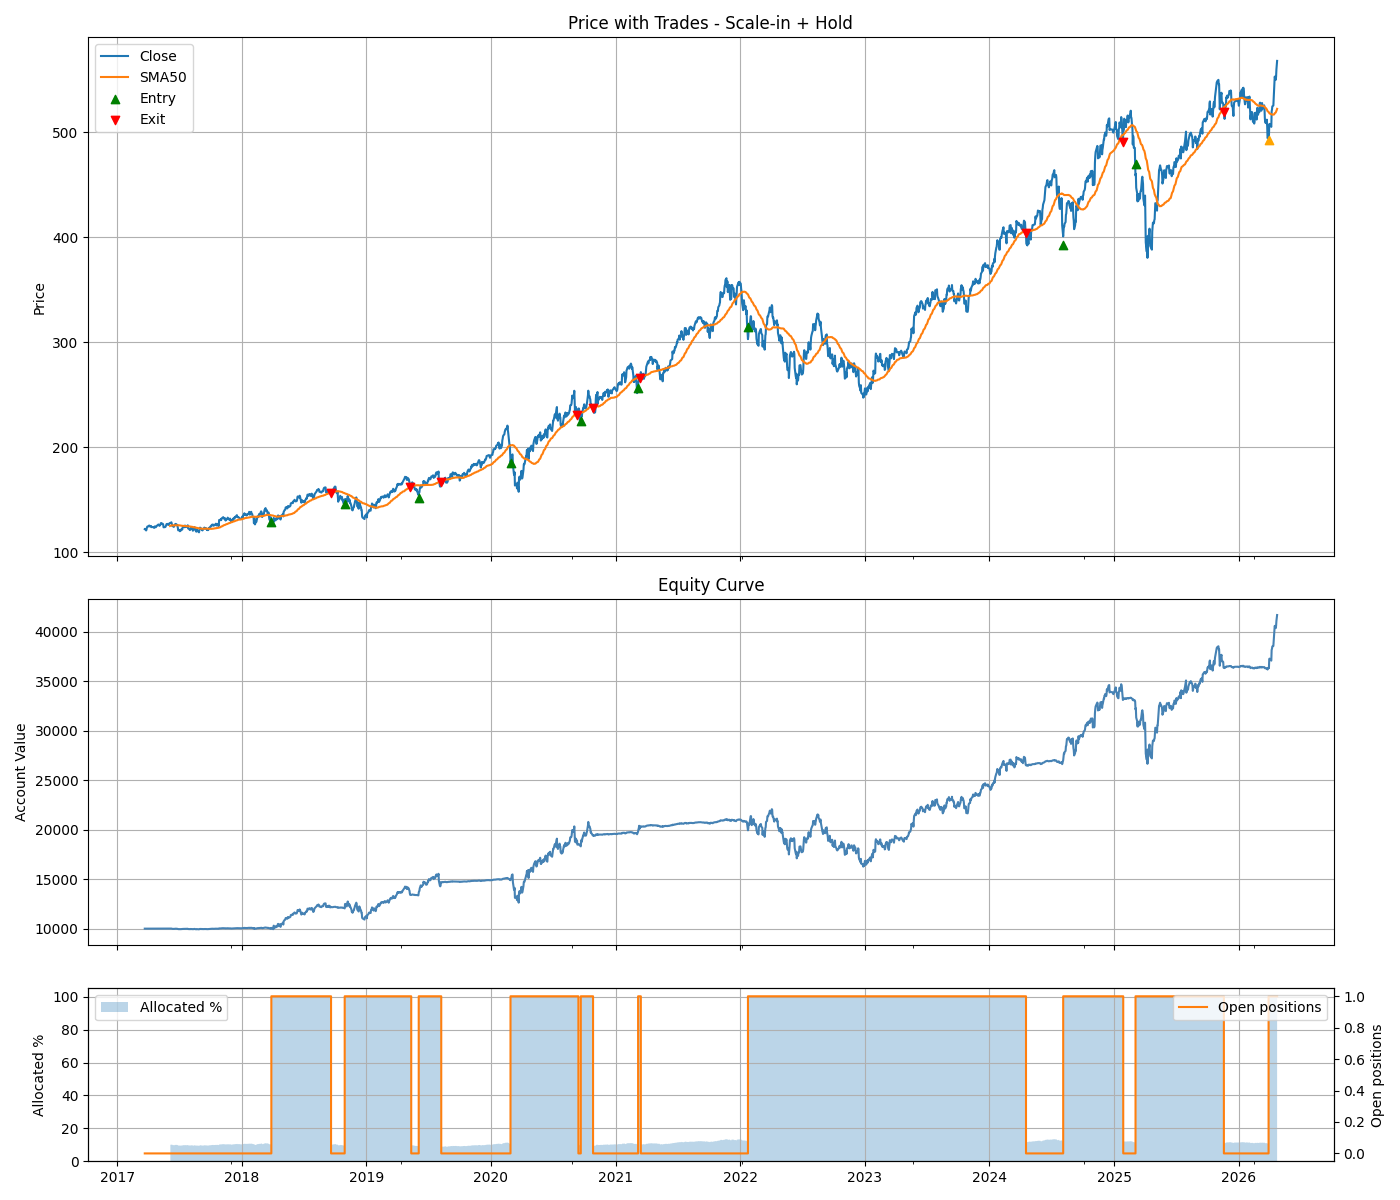

Recreate this plot in Python.
"""
Backtest QQQ - Scale-in with Fixed Hold

Rules:
- Instrument: QQQ
- Data: daily last 5 years (yfinance)

Hold portion:
- `hold_pct` (default 0.5) fraction of initial capital is bought on the first bar after warmup
  and held permanently until end of backtest (never sold).

Dynamic portion:
- The remaining (1 - hold_pct) fraction of capital is allocated dynamically using the
  scale-in bin strategy: buy at drop thresholds from prior peak, exit when
  Close > sma_max_at_entry AND Close < current SMA_exit.

Exit (dynamic trades only):
- Track sma_running_max frozen at trade entry (sma_max_at_entry).
- Exit when Close > sma_max_at_entry AND Close < current SMA_exit (both required).

Parameters:
- hold_pct: fraction of equity permanently held (default 0.5)
- bin_size_pct, max_drop_pct, initial_alloc_pct: scale-in bin settings
- exit_sma_window: SMA window for exit signal
"""

import os
import math
import itertools
import pandas as pd
import numpy as np
import sys
import matplotlib.pyplot as plt

_ALGO_ROOT = os.path.dirname(os.path.dirname(os.path.abspath(__file__)))
if _ALGO_ROOT not in sys.path:
    sys.path.insert(0, _ALGO_ROOT)
from data_loader import load_ohlcv


def sma(series, window):
    return series.rolling(window).mean()


def max_drawdown(equity):
    roll_max = equity.cummax()
    drawdown = (equity - roll_max) / roll_max
    return drawdown.min()


def fetch_data(ticker='QQQ', period='5y'):
    return load_ohlcv(ticker, period=period)


def check_entry(close, peak, thresholds, cumul, allocated_cum_for_peak, eq, cash):
    """
    Returns (should_enter, invest_amount, desired_cum).
    invest_amount = cash amount to spend at next open.
    """
    if pd.isna(peak) or peak <= 0:
        return False, 0.0, allocated_cum_for_peak

    drop = (peak - close) / peak
    reached_idx = -1
    for idx, th in enumerate(thresholds):
        if drop >= th:
            reached_idx = idx
        else:
            break

    if reached_idx < 0:
        return False, 0.0, allocated_cum_for_peak

    desired_cum = cumul[reached_idx]
    incremental_needed = desired_cum - allocated_cum_for_peak
    if incremental_needed <= 1e-12 or cash <= 0:
        return False, 0.0, desired_cum

    invest_amount = min(incremental_needed * eq, cash)
    return True, invest_amount, desired_cum


def check_exit(close, sma_current, sma_max_at_entry, has_open_positions):
    """
    Returns True if exit conditions are met:
    - has_open_positions is True
    - close > sma_max_at_entry (above SMA high frozen at trade entry)
    - close < sma_current      (below current SMA)
    All conditions must be true simultaneously.
    """
    if not has_open_positions:
        return False
    if math.isnan(sma_current) or sma_max_at_entry == float('-inf'):
        return False
    return (close > sma_max_at_entry) and (close < sma_current)


def compute_stats(equity_series, initial_capital, closed_trades, df=None):
    """Returns dict of performance metrics."""
    trades_df = pd.DataFrame(closed_trades)

    total_return = equity_series.iloc[-1] / initial_capital - 1.0
    years = (equity_series.index[-1] - equity_series.index[0]).days / 365.25
    cagr = (equity_series.iloc[-1] / initial_capital) ** (1 / years) - 1 if years > 0 else np.nan

    if df is not None and years > 0:
        bh_return = float(df['Close'].iloc[-1]) / float(df['Close'].iloc[0])
        bh_cagr = bh_return ** (1 / years) - 1
    else:
        bh_cagr = np.nan
    yearly = equity_series.resample('YE').last()
    yearly_returns = yearly.pct_change().dropna()
    arith_mean_annual = yearly_returns.mean() if len(yearly_returns) > 0 else np.nan
    md = max_drawdown(equity_series)

    if len(trades_df) > 0 and 'pnl' in trades_df.columns:
        win_rate = len(trades_df[trades_df['pnl'] > 0]) / len(trades_df)
        avg_pnl = trades_df['pnl'].mean()
        trade_returns = (trades_df['exit_price'] - trades_df['entry_price']) / trades_df['entry_price']
        avg_trade_return = trade_returns.mean()
        max_trade_gain = trade_returns.max()
        max_trade_drop = trade_returns.min()
    else:
        win_rate = np.nan
        avg_pnl = np.nan
        avg_trade_return = np.nan
        max_trade_gain = np.nan
        max_trade_drop = np.nan

    return {
        'total_return': total_return,
        'cagr': cagr,
        'bh_cagr': bh_cagr,
        'arith_mean_annual': arith_mean_annual,
        'max_drawdown': md,
        'n_trades_closed': len(trades_df),
        'win_rate': win_rate,
        'avg_pnl': avg_pnl,
        'avg_trade_return': avg_trade_return,
        'max_trade_gain': max_trade_gain,
        'max_trade_drop': max_trade_drop,
        'trades_df': trades_df,
    }


def print_stats(stats, initial_capital, equity_series, hold_pct, out_paths):
    """Prints backtest summary to stdout."""
    print('Scale-in + Hold backtest summary:')
    print(f'Initial capital:          {initial_capital:,.2f}')
    print(f'Hold fraction:            {hold_pct:.0%}')
    print(f'Final equity:             {equity_series.iloc[-1]:,.2f}')
    print(f'Total return:             {stats["total_return"]:.2%}')
    print(f'CAGR:                     {stats["cagr"]:.2%}')
    print(f'CAGR buy & hold:          {stats["bh_cagr"]:.2%}' if not pd.isna(stats["bh_cagr"]) else 'CAGR buy & hold:          N/A')
    print(f'Arithmetic mean annual:   {stats["arith_mean_annual"]:.2%}' if not pd.isna(stats["arith_mean_annual"]) else 'Arithmetic mean annual:   N/A')
    print(f'Max drawdown:             {stats["max_drawdown"]:.2%}')
    print(f'Number of trades:         {stats["n_trades_closed"]}')
    print(f'Win rate:                 {stats["win_rate"]}')
    print(f'Average PnL per trade:    {stats["avg_pnl"]}')
    print(f'Average return per trade: {stats["avg_trade_return"]:.2%}' if not pd.isna(stats["avg_trade_return"]) else 'Average return per trade: N/A')
    print(f'Max gain per trade:       {stats["max_trade_gain"]:.2%}' if not pd.isna(stats["max_trade_gain"]) else 'Max gain per trade:       N/A')
    print(f'Max drop per trade:       {stats["max_trade_drop"]:.2%}' if not pd.isna(stats["max_trade_drop"]) else 'Max drop per trade:       N/A')
    print(f'Trades CSV:               {out_paths["trades_csv"]}')
    print(f'Plot:                     {out_paths["fig_path"]}')


def save_plots(df, equity_series, alloc_pct_list, num_pos_list, open_trades, stats, exit_sma_window, out_dir):
    """Saves all three subplots (price, equity, allocation) into one PNG. Returns fig path."""
    trades_df = stats['trades_df'].copy()
    if len(trades_df) > 0:
        trades_df['entry_date'] = pd.to_datetime(trades_df['entry_date'])
        trades_df['exit_date'] = pd.to_datetime(trades_df['exit_date'])

    equity_dates = equity_series.index
    alloc_series = pd.Series(alloc_pct_list, index=equity_dates)
    numpos_series = pd.Series(num_pos_list, index=equity_dates)

    fig, (ax_price, ax_equity, ax_alloc) = plt.subplots(
        3, 1, sharex=True, figsize=(14, 12),
        gridspec_kw={'height_ratios': [3, 2, 1]}
    )

    # --- price + trades ---
    df['Close'].plot(ax=ax_price, label='Close')
    df['SMA_exit'].plot(ax=ax_price, label=f'SMA{exit_sma_window}')
    if len(trades_df) > 0:
        ax_price.scatter(trades_df['entry_date'], trades_df['entry_price'], marker='^', color='green', label='Entry', zorder=5)
        ax_price.scatter(trades_df['exit_date'], trades_df['exit_price'], marker='v', color='red', label='Exit', zorder=5)
    for t in open_trades:
        ax_price.scatter(t['entry_date'], t['entry_price'], marker='^', color='orange', zorder=6)
    ax_price.set_title('Price with Trades - Scale-in + Hold')
    ax_price.set_ylabel('Price')
    ax_price.legend()
    ax_price.grid(True)

    # --- equity curve ---
    equity_series.plot(ax=ax_equity, color='steelblue')
    ax_equity.set_title('Equity Curve')
    ax_equity.set_ylabel('Account Value')
    ax_equity.grid(True)

    # --- allocation % + open positions ---
    ax_alloc.fill_between(alloc_series.index, alloc_series.values * 100, step='post', alpha=0.3, label='Allocated %')
    ax_alloc.set_ylabel('Allocated %')
    ax_alloc.set_ylim(0, 105)
    ax_alloc.grid(True)
    ax_alloc.legend(loc='upper left')
    ax_alloc2 = ax_alloc.twinx()
    ax_alloc2.step(numpos_series.index, numpos_series.values, where='post', color='tab:orange', label='Open positions')
    ax_alloc2.set_ylabel('Open positions')
    ax_alloc2.legend(loc='upper right')

    fig.tight_layout()
    out_fig = os.path.join(out_dir, 'backtest_scalein_hold.png')
    fig.savefig(out_fig)
    plt.close(fig)

    return out_fig


def build_bins(bin_size_pct, max_drop_pct, initial_alloc_pct):
    n_bins = int(max_drop_pct // bin_size_pct)
    if n_bins < 1:
        n_bins = 1
    thresholds = [bin_size_pct * k for k in range(1, n_bins + 1)]
    if n_bins == 1:
        cumul = [1.0]
    else:
        cumul = [initial_alloc_pct + k / (n_bins - 1) * (1.0 - initial_alloc_pct) for k in range(0, n_bins)]
    incr = []
    prev = 0.0
    for c in cumul:
        incr.append(c - prev)
        prev = c
    return thresholds, cumul, incr


def run_backtest_scalein_hold(ticker='QQQ', period='5y', initial_capital=10000.0,
                               hold_pct=0.5,
                               bin_size_pct=0.03, max_drop_pct=0.25, initial_alloc_pct=0.05,
                               exit_sma_window=5, verbose=True, df=None):
    out_dir = os.path.dirname(__file__)
    if df is None:
        df = fetch_data(ticker, period)
        df.index = pd.to_datetime(df.index)
        df = df[['Open', 'High', 'Low', 'Close', 'Volume']]
    if df.empty:
        raise ValueError('No data returned from fetch_data — check ticker/period.')
    df = df.copy()

    df['SMA_exit'] = sma(df['Close'], exit_sma_window)
    df['peak_prior'] = df['Close'].cummax().shift(1)

    thresholds, cumul, incr = build_bins(bin_size_pct, max_drop_pct, initial_alloc_pct)

    cash = float(initial_capital)
    hold_shares = 0.0       # permanently held, never sold
    open_trades = []
    closed_trades = []

    equity_list = []
    equity_dates = []
    alloc_pct_list = []
    num_pos_list = []

    current_peak = None
    allocated_cum_for_peak = 0.0
    sma_running_max = float('-inf')
    hold_bought = False

    for i in range(len(df)):
        date = df.index[i]
        close = float(df['Close'].iat[i])
        sma_exit_val = df['SMA_exit'].iat[i]
        sma_exit = float(sma_exit_val) if not pd.isna(sma_exit_val) else np.nan

        if not math.isnan(sma_exit):
            sma_running_max = max(sma_running_max, sma_exit)

        warmup_done = i >= exit_sma_window

        # buy hold position on the first bar after warmup
        if warmup_done and not hold_bought:
            if i + 1 < len(df):
                next_open = float(df['Open'].iat[i + 1])
                hold_amount = hold_pct * initial_capital
                hold_shares = hold_amount / next_open
                cash -= hold_shares * next_open
                hold_bought = True

        # compute equity (hold + dynamic positions + cash)
        hold_value = hold_shares * close
        dyn_value = sum(t['shares'] * close for t in open_trades)
        eq = cash + hold_value + dyn_value
        equity_list.append(eq)
        equity_dates.append(date)
        alloc_pct_list.append(((hold_value + dyn_value) / eq) if eq > 0 else 0.0)
        num_pos_list.append(len(open_trades))

        # check exits for dynamic trades only
        for t in open_trades[:]:
            held_days = i - t['entry_idx']
            if warmup_done and check_exit(close, sma_exit, t['sma_max_at_entry'], has_open_positions=len(open_trades) > 0):
                exit_price = close
                proceeds = t['shares'] * exit_price
                pnl = proceeds - t['shares'] * t['entry_price']
                cash += proceeds
                closed_trades.append({
                    'entry_date': t['entry_date'], 'entry_price': t['entry_price'],
                    'exit_date': date, 'exit_price': exit_price,
                    'shares': t['shares'], 'pnl': pnl, 'held_days': held_days,
                    'entry_peak': t.get('entry_peak', np.nan),
                })
                open_trades.remove(t)

        # check entry signal for dynamic portion
        peak = df['peak_prior'].iat[i]
        if pd.isna(peak):
            continue
        if current_peak is None or peak != current_peak:
            current_peak = peak
            allocated_cum_for_peak = 0.0

        should_enter, invest_amount, desired_cum = check_entry(
            close, peak, thresholds, cumul, allocated_cum_for_peak, eq, cash
        ) if warmup_done else (False, 0.0, allocated_cum_for_peak)
        allocated_cum_for_peak = desired_cum

        if should_enter:
            if i + 1 >= len(df):
                continue
            next_open = float(df['Open'].iat[i + 1])
            shares = invest_amount / next_open
            cash -= shares * next_open
            open_trades.append({
                'entry_idx': i + 1,
                'entry_date': df.index[i + 1],
                'entry_price': next_open,
                'shares': shares,
                'entry_peak': peak,
                'sma_max_at_entry': sma_running_max,
            })

    equity_series = pd.Series(equity_list, index=equity_dates)
    stats = compute_stats(equity_series, initial_capital, closed_trades, df=df)

    trades_csv = None
    fig_path = None
    if verbose:
        trades_csv = os.path.join(out_dir, 'trades_detail_scalein_hold.csv')
        stats['trades_df'].to_csv(trades_csv, index=False)
        fig_path = save_plots(df, equity_series, alloc_pct_list, num_pos_list, open_trades, stats, exit_sma_window, out_dir)
        out_paths = {'trades_csv': trades_csv, 'fig_path': fig_path}
        print_stats(stats, initial_capital, equity_series, hold_pct, out_paths)

    def _f(v):
        return round(float(v), 3) if not pd.isna(v) else None

    return {
        'initial_capital': float(initial_capital),
        'hold_pct': float(hold_pct),
        'final_equity': _f(equity_series.iloc[-1]),
        'total_return': _f(stats['total_return']),
        'cagr': _f(stats['cagr']),
        'bh_cagr': _f(stats['bh_cagr']),
        'arith_mean_annual': _f(stats['arith_mean_annual']),
        'max_drawdown': _f(stats['max_drawdown']),
        'n_trades_closed': int(stats['n_trades_closed']),
        'win_rate': _f(stats['win_rate']),
        'avg_trade_return': _f(stats['avg_trade_return']),
        'max_trade_gain': _f(stats['max_trade_gain']),
        'max_trade_drop': _f(stats['max_trade_drop']),
        'fig_path': fig_path,
        'trades_csv': trades_csv,
    }


def grid_search(ticker='QQQ', period='5y', initial_capital=10000.0,
                hold_pct_values=(0.01, 0.05, 0.1),
                bin_size_pct_values=(0.05, 0.07, 0.1, 0.12, 0.15),
                max_drop_pct_values=( 0.10, 0.15, 0.20, 0.30),
                initial_alloc_pct_values=(0.05, 0.10, 0.20, 0.30),
                exit_sma_window_values=(30, 50, 60, 75),
                maximize='cagr'):
    """
    Grid search over backtest parameters. Returns sorted DataFrame of results.
    maximize: 'cagr' | 'total_return' | 'win_rate'
    """
    combos = list(itertools.product(
        hold_pct_values,
        bin_size_pct_values,
        max_drop_pct_values,
        initial_alloc_pct_values,
        exit_sma_window_values,
    ))
    total = len(combos)
    print(f'Grid search: {total} combinations...')
    print('Downloading data once...')
    raw_df = fetch_data(ticker, period)
    raw_df.index = pd.to_datetime(raw_df.index)
    raw_df = raw_df[['Open', 'High', 'Low', 'Close', 'Volume']]
    if raw_df.empty:
        raise ValueError('No data returned — check ticker/period.')

    results = []
    for idx, (hold_pct, bin_size, max_drop, init_alloc, sma_win) in enumerate(combos, 1):
        if bin_size >= max_drop:
            continue
        try:
            res = run_backtest_scalein_hold(
                initial_capital=initial_capital,
                hold_pct=hold_pct,
                bin_size_pct=bin_size, max_drop_pct=max_drop,
                initial_alloc_pct=init_alloc, exit_sma_window=sma_win,
                verbose=False, df=raw_df,
            )
            results.append({
                'hold_pct': hold_pct,
                'bin_size_pct': bin_size,
                'max_drop_pct': max_drop,
                'initial_alloc_pct': init_alloc,
                'exit_sma_window': sma_win,
                'cagr': res['cagr'],
                'total_return': res['total_return'],
                'max_drawdown': res['max_drawdown'],
                'win_rate': res['win_rate'],
                'n_trades': res['n_trades_closed'],
                'avg_trade_return': res['avg_trade_return'],
            })
        except Exception as e:
            print(f'  [{idx}/{total}] ERROR {hold_pct},{bin_size},{max_drop},{init_alloc},{sma_win}: {e}')

        if idx % 50 == 0:
            print(f'  {idx}/{total} done...')

    results_df = pd.DataFrame(results).sort_values(maximize, ascending=False).reset_index(drop=True)

    print(f'\nTop 10 by {maximize}:')
    print(results_df.head(10).to_string(index=False))

    out_dir = os.path.dirname(__file__)
    csv_path = os.path.join(out_dir, 'grid_search_results.csv')
    results_df.to_csv(csv_path, index=False)
    print(f'\nFull results saved to: {csv_path}')

    best = results_df.iloc[0]
    print(f'\n--- Best parameters (by {maximize}) ---')
    print(f'  hold_pct={best["hold_pct"]}, bin_size_pct={best["bin_size_pct"]}, '
          f'max_drop_pct={best["max_drop_pct"]}, initial_alloc_pct={best["initial_alloc_pct"]}, '
          f'exit_sma_window={int(best["exit_sma_window"])}')
    print('Running full backtest with best parameters...\n')
    run_backtest_scalein_hold(
        initial_capital=initial_capital,
        hold_pct=best['hold_pct'],
        bin_size_pct=best['bin_size_pct'],
        max_drop_pct=best['max_drop_pct'],
        initial_alloc_pct=best['initial_alloc_pct'],
        exit_sma_window=int(best['exit_sma_window']),
        verbose=True, df=raw_df,
    )

    return results_df


if __name__ == '__main__':
    grid_search()
    #res = run_backtest_scalein_hold(initial_capital=10000.0, hold_pct=0.5, bin_size_pct=0.02, max_drop_pct=0.2, initial_alloc_pct=0.3, exit_sma_window=30)
    #print('\nRESULT:', res)
